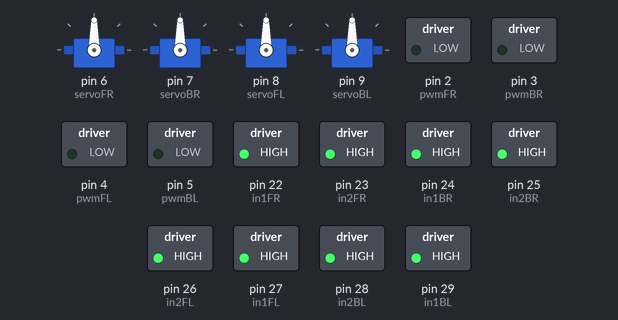
A sketch run on a simulated Arduino Mega 2560, built with avr-gcc and run on an emulated ATmega2560. Parts: 4 × servo, switched loads named in the sketch (green lamp = pin HIGH). What the sketch prints to the serial monitor is not drawn.

Above: at 0.1 s.
Timing chart, 0 to 1.6 s (numbered marks = the images above):
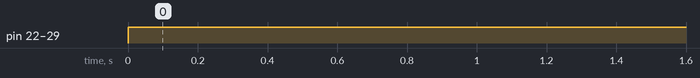

The sketch:

Cobra_Arduino.ino
```cpp
/*
 * This code was made by the senior design team working on the Viper Rover Project
*/

// Servo Libraries
#include <Servo.h>

#include <ServoEasing.hpp> // helps create smoother motion in servo motors
#include <HardwareSerial.h>

struct Msg{
  unsigned short steer_l;
  unsigned short steer_r;
  unsigned short throttle;
  unsigned short brake;
};

union BytesToMsg {
  byte bytes[8];
  Msg msg;
};

unsigned short my_steer_l = 0;
unsigned short my_steer_r = 0;
unsigned short my_throttle = 0;
unsigned short my_brake = 0;

BytesToMsg msg_buffer;

const long BAUD_RATE = 115200;

// Channel Values
int rcCH1 = 0; // Left - Right
int rcCH2 = 0; // Forward - Reverse

// Channel Values
int rawCH1 = 0; // Left - Right
int rawCH2 = 0; // Forward - Reverse

// DC MOTOR PINS
// Motor FR Control Connections
#define pwmFR 2
#define in1FR 22
#define in2FR 23

// Motor BR Control Connections
#define pwmBR 3
#define in1BR 24
#define in2BR 25

// Motor FL Control Connections
#define pwmFL 4
#define in1FL 27
#define in2FL 26

// Motor BL Control Connections
#define pwmBL 5
#define in1BL 29
#define in2BL 28

// SERVO MOTOR PINS
#define servoFR 6
#define servoBR 7
#define servoFL 8
#define servoBL 9

// Servo objects
ServoEasing sFR;
ServoEasing sBR;
ServoEasing sFL;
ServoEasing sBL;

// DC MOTOR INITIAL VALS

// Motor Speed Values - Start at zero
int MotorSpeedFR = 0;
int MotorSpeedBR = 0;
int MotorSpeedFL = 0;
int MotorSpeedBL = 0;

// Motor Direction Values - 0 = backward, 1 = forward
int MotorDirFR = 1;
int MotorDirBR = 1;
int MotorDirFL = 1;
int MotorDirBL = 1;

// Servo Angles
float sFRAngle = 0;
float sBRAngle = 0;
float sFLAngle = 0;
float sBLAngle = 0  ;

// neutral position of servos [going straight forward]
// as of 11/3/2023 - calibrated visually
float sFRA0 = 104;
float sBRA0 = 98;
float sFLA0 = 85;
float sBLA0 = 85;

// counter var
int counter = 0;

bool motorLockout = false;
int lockoutCountdown;
bool PrimaryDir = true;
// true is forward
// false is backward

// DC MOTOR CONTROL FCNS

// Control Motor FR
void mControlFR(int mspeed, int mdir) {
  // if speed is low, just float
  if (mspeed < 25) {
    digitalWrite(in1FR, HIGH);
    digitalWrite(in2FR, HIGH);
  }
  else {
    if (mdir == 0) {
      // Motor backward
      digitalWrite(in1FR, LOW);
      digitalWrite(in2FR, HIGH);
    } else {
      // Motor forward
      digitalWrite(in1FR, HIGH);
      digitalWrite(in2FR, LOW);
    }
  }
  // Control motor
  analogWrite(pwmFR, mspeed);
}

// Control Motor BR
void mControlBR(int mspeed, int mdir) {
  // if speed is low, just float
  if (mspeed < 25) {
    digitalWrite(in1BR, HIGH);
    digitalWrite(in2BR, HIGH);
  }
  else {
    if (mdir == 0) {
      // Motor backward
      digitalWrite(in1BR, LOW);
      digitalWrite(in2BR, HIGH);
    } else {
      // Motor forward
      digitalWrite(in1BR, HIGH);
      digitalWrite(in2BR, LOW);
    }
  }
  // Control motor
  analogWrite(pwmBR, mspeed);
}

// Control Motor FL
void mControlFL(int mspeed, int mdir) {
  // if speed is low, just float
  if (mspeed < 25) {
    digitalWrite(in1FL, HIGH);
    digitalWrite(in2FL, HIGH);
  }
  else {
    if (mdir == 0) {
      // Motor backward
      digitalWrite(in1FL, HIGH);
      digitalWrite(in2FL, LOW);
    } else {
      // Motor forward
      digitalWrite(in1FL, LOW);
      digitalWrite(in2FL, HIGH);
    }
  }
  // Control motor
  analogWrite(pwmFL, mspeed);
}

// Control Motor BL
void mControlBL(int mspeed, int mdir) {
  // if speed is low, just float
  if (mspeed < 25) {
    digitalWrite(in1BL, HIGH);
    digitalWrite(in2BL, HIGH);
  }
  else {
    if (mdir == 0) {
      // Motor backward
      digitalWrite(in1BL, HIGH);
      digitalWrite(in2BL, LOW);
    } else {
      // Motor forward
      digitalWrite(in1BL, LOW);
      digitalWrite(in2BL, HIGH);
    }
  }
  // Control motor
  analogWrite(pwmBL, mspeed);
}


////////////////////////////////SETUP//////////////////////////////////
void setup() {
  // Start serial monitor
  Serial.begin(BAUD_RATE);


  // FR
  pinMode(pwmFR, OUTPUT); // ENA
  pinMode(in1FR, OUTPUT); // IN1
  pinMode(in2FR, OUTPUT); // IN2
  // BR
  pinMode(pwmBR, OUTPUT); // ENA
  pinMode(in1BR, OUTPUT); // IN1
  pinMode(in2BR, OUTPUT); // IN2
  // FL
  pinMode(pwmFL, OUTPUT); // ENA
  pinMode(in1FL, OUTPUT); // IN1
  pinMode(in2FL, OUTPUT); // IN2
  // BL
  pinMode(pwmBL, OUTPUT); // ENA
  pinMode(in1BL, OUTPUT); // IN1
  pinMode(in2BL, OUTPUT); // IN2

  // Servo setup - sets them all to 90
  sFR.attach(servoFR);
  sBR.attach(servoBR);
  sFL.attach(servoFL);
  sBL.attach(servoBL);

  sFR.write(90);
  sBR.write(90);
  sFL.write(90);
  sBL.write(90);

  sFR.setSpeed(300);
  sBR.setSpeed(300);
  sFL.setSpeed(300);
  sBL.setSpeed(300);
}

////////////////////////////////LOOP//////////////////////////////////
void loop() {

  //parse any waiting serial messages
  while(Serial.available()){
    uint8_t msg_size;
    Serial.readBytes(&msg_size,sizeof(msg_size));
    if(msg_size == sizeof(msg_buffer)){
      Serial.readBytes(msg_buffer.bytes,sizeof(msg_buffer));
      Serial.flush();
      my_steer_l = msg_buffer.msg.steer_l;
      my_steer_r = msg_buffer.msg.steer_r;
      my_throttle = msg_buffer.msg.throttle;
      my_brake = msg_buffer.msg.brake;
      digitalWrite(LED_BUILTIN,HIGH);
    }
  }

  rcCH1 = (my_steer_l > 0) ? my_steer_l : -my_steer_r;
  rcCH2 = (my_throttle > 0) ? my_throttle : -my_brake;

  // Print values to serial monitor for debugging
  // only print every 100 runs so don't spam

  if (counter == 0){
    Serial.print("Ch1 = ");
    Serial.print(rcCH1);

    Serial.print(" Ch2 = ");
    Serial.print(rcCH2);

    counter++;
  }else{
      counter++;
  }

  if(counter == 20){
    counter = 0;
  }


  // Set speeds with channel 3 value
  MotorSpeedFR = 2.55*abs(rcCH2);
  MotorSpeedBR = 2.55*abs(rcCH2);
  MotorSpeedFL = 2.55*abs(rcCH2);
  MotorSpeedBL = 2.55*abs(rcCH2);

  // Set angle
  sFRAngle = sFRA0 + rcCH1*0.3;
  sBRAngle = sBRA0 + rcCH1*-0.25;
  sFLAngle = sFLA0 + rcCH1*0.3;
  sBLAngle = sBLA0 + rcCH1*-0.25;
  // IF(GOING IN REVERSE) SUM ANGLE BY SLACK [ASSUMED TO BE 15DEG]
  if(MotorDirFR == 0){
  sFRAngle += - 15;
  sBRAngle += -15;
  sFLAngle += 15;
  sBLAngle += 15;
  }
  // Normal Mode

  // Set forward/backward direction with channel 2 value
  if (rcCH2 >= 0) {
    //Forward
    MotorDirFR = 1;
    MotorDirBR = 1;
    MotorDirFL = 1;
    MotorDirBL = 1;
    //Serial.println("Forward");
  } else {
    //Backward
    MotorDirFR = 0;
    MotorDirBR = 0;
    MotorDirFL = 0;
    MotorDirBL = 0;
    //Serial.println("Backward");
  }

  // Ensure that speeds are between 0 and 255

  MotorSpeedFR = constrain(MotorSpeedFR, 0, 255);
  MotorSpeedBR = constrain(MotorSpeedBR, 0, 255);
  MotorSpeedFL = constrain(MotorSpeedFL, 0, 255);
  MotorSpeedBL = constrain(MotorSpeedBL, 0, 255);

  // Steer Servos
  sFR.startEaseTo(sFRAngle);
  sBR.startEaseTo(sBRAngle);
  sFL.startEaseTo(sFLAngle);
  sBL.startEaseTo(sBLAngle);

  // output debugging info

  if (counter == 0){
    Serial.print("Front Right Angle: ");
    Serial.print(sFRAngle);

    Serial.print("| Back Right Angle: ");
    Serial.print(sBRAngle);

    Serial.print("| Front Left Angle:");
    Serial.print(sFLAngle);

    Serial.print("| Back Left Angle: ");
    Serial.println(sBLAngle);

    Serial.print("Front Right Speed: ");
    Serial.print(MotorSpeedFR);

    Serial.print("| Back Right Speed: ");
    Serial.print(MotorSpeedBR);

    Serial.print("| Front Left Speed:");
    Serial.print(MotorSpeedFL);

    Serial.print("| Back Left Speed: ");
    Serial.println(MotorSpeedBL);


    Serial.println();
   }


   if((MotorDirFR == 1 && !PrimaryDir) || (MotorDirFR == 0 && PrimaryDir) ){
    // start lockout countdown
    lockoutCountdown = 6;
    motorLockout = true;
    lockoutCountdown--;
   }

   if(MotorDirFR == 1){
     PrimaryDir = true;
   }else{
     PrimaryDir = false;
   }

   if(lockoutCountdown <= 0){
    motorLockout = false;
   }else{
    lockoutCountdown--;
   }

   if(!motorLockout){
   //Drive Motors
     mControlFR(MotorSpeedFR, MotorDirFR);
     mControlBR(MotorSpeedBR, MotorDirBR);
     mControlFL(MotorSpeedFL, MotorDirFL);
     mControlBL(MotorSpeedBL, MotorDirBL);
   }
   else{
     mControlFR(0, MotorDirFR);
     mControlBR(0, MotorDirBR);
     mControlFL(0, MotorDirFL);
     mControlBL(0, MotorDirBL);
   }

   delay(5);

}
```

Measured:
- by itself, pin 22 (in1FR), pin 23 (in2FR), pin 24 (in1BR), pin 25 (in2BR), pin 26 (in2FL), pin 27 (in1FL), pin 28 (in2BL), pin 29 (in1BL): LOW → HIGH at 0.00 s
